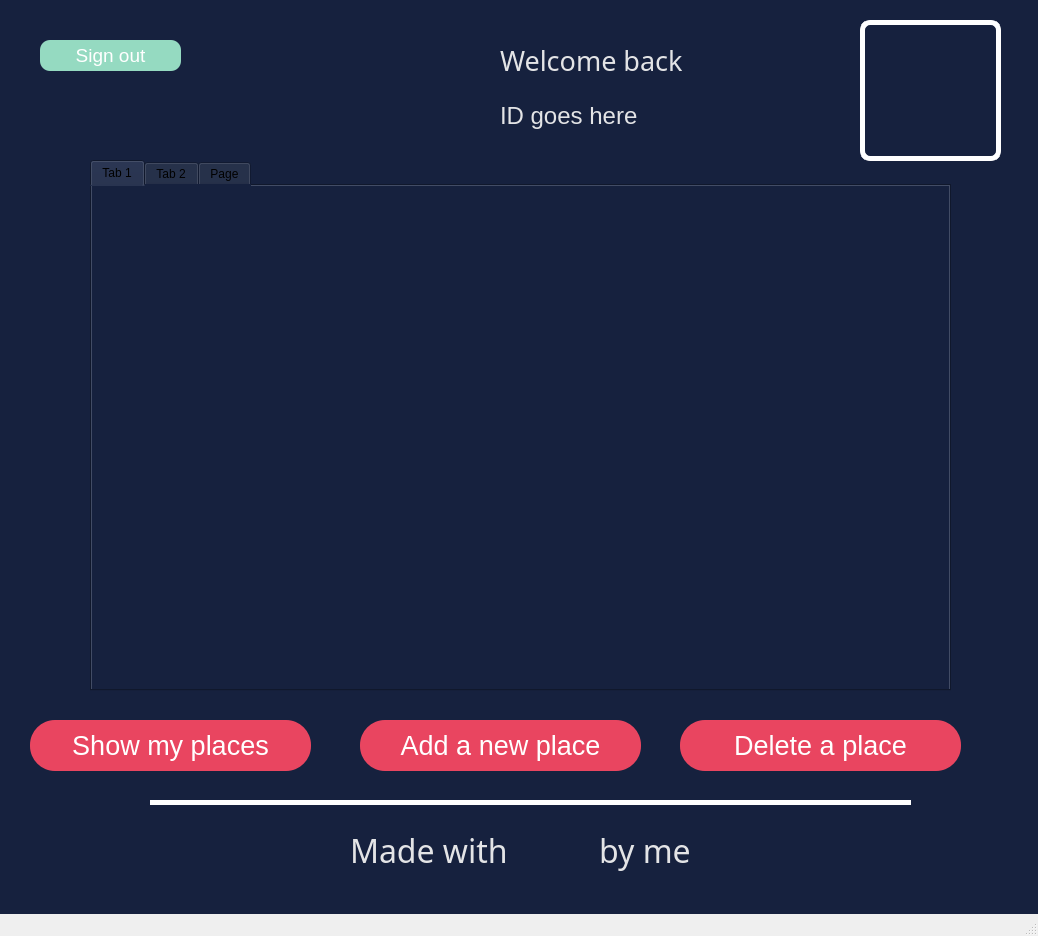
<?xml version="1.0" encoding="UTF-8"?>
<ui version="4.0">
 <class>MainWindow</class>
 <widget class="QMainWindow" name="MainWindow">
  <property name="geometry">
   <rect>
    <x>0</x>
    <y>0</y>
    <width>1038</width>
    <height>936</height>
   </rect>
  </property>
  <property name="windowTitle">
   <string>MainWindow</string>
  </property>
  <widget class="QWidget" name="centralwidget">
   <property name="styleSheet">
    <string notr="true">background-color:#16213E;
</string>
   </property>
   <widget class="QLabel" name="img">
    <property name="geometry">
     <rect>
      <x>860</x>
      <y>20</y>
      <width>141</width>
      <height>141</height>
     </rect>
    </property>
    <property name="styleSheet">
     <string notr="true">border-radius:10px;border:5px solid white;</string>
    </property>
    <property name="text">
     <string/>
    </property>
    <property name="pixmap">
     <pixmap>Images/person.png</pixmap>
    </property>
    <property name="scaledContents">
     <bool>true</bool>
    </property>
   </widget>
   <widget class="QLabel" name="username">
    <property name="geometry">
     <rect>
      <x>500</x>
      <y>40</y>
      <width>321</width>
      <height>41</height>
     </rect>
    </property>
    <property name="font">
     <font>
      <family>Rockwell</family>
      <pointsize>20</pointsize>
      <weight>50</weight>
      <bold>false</bold>
     </font>
    </property>
    <property name="styleSheet">
     <string notr="true">color:#f0f0f0f0;
background-color:none;

</string>
    </property>
    <property name="text">
     <string>Welcome back</string>
    </property>
    <property name="scaledContents">
     <bool>true</bool>
    </property>
    <property name="openExternalLinks">
     <bool>true</bool>
    </property>
   </widget>
   <widget class="QLabel" name="userId">
    <property name="geometry">
     <rect>
      <x>500</x>
      <y>100</y>
      <width>311</width>
      <height>31</height>
     </rect>
    </property>
    <property name="font">
     <font>
      <pointsize>18</pointsize>
      <weight>50</weight>
      <bold>false</bold>
     </font>
    </property>
    <property name="styleSheet">
     <string notr="true">color:#f0f0f0f0;
background-color:none;</string>
    </property>
    <property name="text">
     <string>ID goes here</string>
    </property>
   </widget>
   <widget class="QPushButton" name="addBtn">
    <property name="geometry">
     <rect>
      <x>360</x>
      <y>720</y>
      <width>281</width>
      <height>51</height>
     </rect>
    </property>
    <property name="font">
     <font>
      <pointsize>20</pointsize>
     </font>
    </property>
    <property name="focusPolicy">
     <enum>Qt::NoFocus</enum>
    </property>
    <property name="styleSheet">
     <string notr="true">
QPushButton{

background-color:#E94560;
color:white;
border-radius:25px;

}

QPushButton:hover{
border:5px solid white;
}
QPushButton:pressed{
padding-left:5px;
padding-top:5px;
}



</string>
    </property>
    <property name="text">
     <string>Add a new place</string>
    </property>
   </widget>
   <widget class="Line" name="line">
    <property name="geometry">
     <rect>
      <x>150</x>
      <y>800</y>
      <width>761</width>
      <height>5</height>
     </rect>
    </property>
    <property name="styleSheet">
     <string notr="true">background-color:white;

color:white;</string>
    </property>
    <property name="frameShadow">
     <enum>QFrame::Plain</enum>
    </property>
    <property name="lineWidth">
     <number>1</number>
    </property>
    <property name="midLineWidth">
     <number>0</number>
    </property>
    <property name="orientation">
     <enum>Qt::Horizontal</enum>
    </property>
   </widget>
   <widget class="QLabel" name="username_2">
    <property name="geometry">
     <rect>
      <x>350</x>
      <y>830</y>
      <width>391</width>
      <height>41</height>
     </rect>
    </property>
    <property name="font">
     <font>
      <family>Rockwell</family>
      <pointsize>24</pointsize>
      <weight>50</weight>
      <bold>false</bold>
     </font>
    </property>
    <property name="styleSheet">
     <string notr="true">color:#f0f0f0f0;
background-color:none;</string>
    </property>
    <property name="text">
     <string>Made with           by me</string>
    </property>
    <property name="scaledContents">
     <bool>true</bool>
    </property>
    <property name="openExternalLinks">
     <bool>true</bool>
    </property>
   </widget>
   <widget class="QLabel" name="label_3">
    <property name="geometry">
     <rect>
      <x>520</x>
      <y>830</y>
      <width>50</width>
      <height>50</height>
     </rect>
    </property>
    <property name="text">
     <string/>
    </property>
    <property name="pixmap">
     <pixmap>Images/heart.png</pixmap>
    </property>
    <property name="scaledContents">
     <bool>true</bool>
    </property>
   </widget>
   <widget class="QPushButton" name="signoutBtn">
    <property name="geometry">
     <rect>
      <x>40</x>
      <y>40</y>
      <width>141</width>
      <height>31</height>
     </rect>
    </property>
    <property name="font">
     <font>
      <pointsize>14</pointsize>
      <weight>50</weight>
      <italic>false</italic>
      <bold>false</bold>
     </font>
    </property>
    <property name="styleSheet">
     <string notr="true">
QPushButton{
background-color:#95DAC1;
color:white;
border-radius:10px;
}


QPushButton:hover{
border:2px solid white;
}

QPushButton:pressed{
padding-left:5px;
padding-top:5px;
}</string>
    </property>
    <property name="text">
     <string>Sign out</string>
    </property>
   </widget>
   <widget class="QPushButton" name="showBtn">
    <property name="geometry">
     <rect>
      <x>30</x>
      <y>720</y>
      <width>281</width>
      <height>51</height>
     </rect>
    </property>
    <property name="font">
     <font>
      <pointsize>20</pointsize>
     </font>
    </property>
    <property name="focusPolicy">
     <enum>Qt::NoFocus</enum>
    </property>
    <property name="styleSheet">
     <string notr="true">
QPushButton{

background-color:#E94560;
color:white;
border-radius:25px;

}

QPushButton:hover{
border:5px solid white;
}
QPushButton:pressed{
padding-left:5px;
padding-top:5px;
}



</string>
    </property>
    <property name="text">
     <string>Show my places</string>
    </property>
   </widget>
   <widget class="QPushButton" name="deleteBtn">
    <property name="geometry">
     <rect>
      <x>680</x>
      <y>720</y>
      <width>281</width>
      <height>51</height>
     </rect>
    </property>
    <property name="font">
     <font>
      <pointsize>20</pointsize>
     </font>
    </property>
    <property name="focusPolicy">
     <enum>Qt::NoFocus</enum>
    </property>
    <property name="styleSheet">
     <string notr="true">
QPushButton{

background-color:#E94560;
color:white;
border-radius:25px;

}

QPushButton:hover{
border:5px solid white;
}
QPushButton:pressed{
padding-left:5px;
padding-top:5px;
}



</string>
    </property>
    <property name="text">
     <string>Delete a place</string>
    </property>
   </widget>
   <widget class="QTabWidget" name="tabWidget">
    <property name="geometry">
     <rect>
      <x>90</x>
      <y>160</y>
      <width>861</width>
      <height>531</height>
     </rect>
    </property>
    <property name="styleSheet">
     <string notr="true">/*background-color:#F2F7A1;</string>
    </property>
    <property name="currentIndex">
     <number>0</number>
    </property>
    <widget class="QWidget" name="mapTab">
     <attribute name="title">
      <string>Tab 1</string>
     </attribute>
     <widget class="QWidget" name="verticalLayoutWidget">
      <property name="geometry">
       <rect>
        <x>0</x>
        <y>0</y>
        <width>861</width>
        <height>511</height>
       </rect>
      </property>
      <layout class="QVBoxLayout" name="verticalLayout_2"/>
     </widget>
    </widget>
    <widget class="QWidget" name="addTab">
     <property name="styleSheet">
      <string notr="true">background-color:#F2F7A1;</string>
     </property>
     <attribute name="title">
      <string>Tab 2</string>
     </attribute>
     <widget class="QLineEdit" name="latField">
      <property name="geometry">
       <rect>
        <x>200</x>
        <y>170</y>
        <width>141</width>
        <height>41</height>
       </rect>
      </property>
      <property name="font">
       <font>
        <pointsize>14</pointsize>
       </font>
      </property>
      <property name="styleSheet">
       <string notr="true">QLineEdit{

background-color:white;
border-radius:10px;
padding-left:10px;
border:2px solid black;

}

QLineEdit:hover{
border:2px solid #E94560;
}
QLineEdit:focus{
border:2px solid #E94560;
}</string>
      </property>
      <property name="text">
       <string/>
      </property>
      <property name="placeholderText">
       <string>Latitude</string>
      </property>
     </widget>
     <widget class="QLineEdit" name="countryField">
      <property name="geometry">
       <rect>
        <x>200</x>
        <y>20</y>
        <width>311</width>
        <height>41</height>
       </rect>
      </property>
      <property name="font">
       <font>
        <pointsize>14</pointsize>
       </font>
      </property>
      <property name="styleSheet">
       <string notr="true">QLineEdit{

background-color:white;
border-radius:10px;
padding-left:10px;
border:2px solid black;
}
QLineEdit:hover{
border:2px solid #E94560;
}
QLineEdit:focus{
border:2px solid #E94560;
}



</string>
      </property>
      <property name="text">
       <string/>
      </property>
      <property name="placeholderText">
       <string>country</string>
      </property>
     </widget>
     <widget class="QPlainTextEdit" name="descriptionField">
      <property name="geometry">
       <rect>
        <x>200</x>
        <y>240</y>
        <width>311</width>
        <height>151</height>
       </rect>
      </property>
      <property name="font">
       <font>
        <pointsize>14</pointsize>
        <weight>50</weight>
        <bold>false</bold>
       </font>
      </property>
      <property name="styleSheet">
       <string notr="true">QPlainTextEdit{

background-color:white;
border-radius:10px;
padding-left:10px;
padding-top:10px;
border:2px solid black;

}

QPlainTextEdit:hover{
border:2px solid #E94560;
}
QPlainTextEdit:focus{
border:2px solid #E94560;
}</string>
      </property>
      <property name="placeholderText">
       <string>what have you done there :)</string>
      </property>
     </widget>
     <widget class="QPushButton" name="addToFavBtn">
      <property name="geometry">
       <rect>
        <x>280</x>
        <y>420</y>
        <width>311</width>
        <height>51</height>
       </rect>
      </property>
      <property name="font">
       <font>
        <pointsize>23</pointsize>
       </font>
      </property>
      <property name="focusPolicy">
       <enum>Qt::NoFocus</enum>
      </property>
      <property name="styleSheet">
       <string notr="true">
QPushButton{

background-color:#E94560;
color:white;
border-radius:25px;

}

QPushButton:hover{
border:5px solid white;
}
QPushButton:pressed{
padding-left:5px;
padding-top:5px;
}




</string>
      </property>
      <property name="text">
       <string>Add it to my Fav</string>
      </property>
     </widget>
     <widget class="QLineEdit" name="cityField">
      <property name="geometry">
       <rect>
        <x>200</x>
        <y>100</y>
        <width>311</width>
        <height>41</height>
       </rect>
      </property>
      <property name="font">
       <font>
        <pointsize>14</pointsize>
       </font>
      </property>
      <property name="styleSheet">
       <string notr="true">QLineEdit{

background-color:white;
border-radius:10px;
padding-left:10px;
border:2px solid black;

}

QLineEdit:hover{
border:2px solid #E94560;
}
QLineEdit:focus{
border:2px solid #E94560;
}</string>
      </property>
      <property name="text">
       <string/>
      </property>
      <property name="placeholderText">
       <string>city</string>
      </property>
     </widget>
     <widget class="QPushButton" name="addSouvenirImgBtn">
      <property name="geometry">
       <rect>
        <x>540</x>
        <y>200</y>
        <width>161</width>
        <height>31</height>
       </rect>
      </property>
      <property name="font">
       <font>
        <pointsize>10</pointsize>
        <weight>75</weight>
        <italic>false</italic>
        <bold>true</bold>
       </font>
      </property>
      <property name="styleSheet">
       <string notr="true">
QPushButton{
background-color:#95DAC1;
color:white;
border-radius:8px;
}

QPushButton:hover{
border:3px solid white;
}
QPushButton:pressed{
padding-left:5px;
padding-top:5px;
}
</string>
      </property>
      <property name="text">
       <string>Add a souvenir photo</string>
      </property>
     </widget>
     <widget class="QLabel" name="imgSouvenir">
      <property name="geometry">
       <rect>
        <x>530</x>
        <y>20</y>
        <width>171</width>
        <height>171</height>
       </rect>
      </property>
      <property name="styleSheet">
       <string notr="true">border-radius:15px;border:10px solid white;</string>
      </property>
      <property name="text">
       <string/>
      </property>
      <property name="pixmap">
       <pixmap>Images/havıngFun.jpg</pixmap>
      </property>
      <property name="scaledContents">
       <bool>true</bool>
      </property>
     </widget>
     <widget class="QLineEdit" name="lngField">
      <property name="geometry">
       <rect>
        <x>360</x>
        <y>170</y>
        <width>151</width>
        <height>41</height>
       </rect>
      </property>
      <property name="font">
       <font>
        <pointsize>14</pointsize>
       </font>
      </property>
      <property name="styleSheet">
       <string notr="true">QLineEdit{

background-color:white;
border-radius:10px;
padding-left:10px;
border:2px solid black;

}

QLineEdit:hover{
border:2px solid #E94560;
}
QLineEdit:focus{
border:2px solid #E94560;
}</string>
      </property>
      <property name="text">
       <string/>
      </property>
      <property name="placeholderText">
       <string>Longitude</string>
      </property>
     </widget>
    </widget>
    <widget class="QWidget" name="removeTab">
     <property name="styleSheet">
      <string notr="true">background-color:#F2F7A1;</string>
     </property>
     <attribute name="title">
      <string>Page</string>
     </attribute>
     <widget class="QTableWidget" name="tableWidget">
      <property name="geometry">
       <rect>
        <x>0</x>
        <y>0</y>
        <width>861</width>
        <height>431</height>
       </rect>
      </property>
      <property name="styleSheet">
       <string notr="true">border:none;</string>
      </property>
      <column>
       <property name="text">
        <string>ID</string>
       </property>
      </column>
      <column>
       <property name="text">
        <string>Country</string>
       </property>
      </column>
      <column>
       <property name="text">
        <string>City</string>
       </property>
      </column>
      <column>
       <property name="text">
        <string>Description</string>
       </property>
      </column>
     </widget>
     <widget class="QPushButton" name="deleteItem">
      <property name="geometry">
       <rect>
        <x>370</x>
        <y>440</y>
        <width>171</width>
        <height>51</height>
       </rect>
      </property>
      <property name="font">
       <font>
        <pointsize>20</pointsize>
       </font>
      </property>
      <property name="focusPolicy">
       <enum>Qt::NoFocus</enum>
      </property>
      <property name="styleSheet">
       <string notr="true">
QPushButton{

background-color:#E94560;
color:white;
border-radius:25px;

}

QPushButton:hover{
border:5px solid white;
}
QPushButton:pressed{
padding-left:5px;
padding-top:5px;
}



</string>
      </property>
      <property name="text">
       <string>Delete</string>
      </property>
     </widget>
    </widget>
   </widget>
  </widget>
  <widget class="QMenuBar" name="menubar">
   <property name="geometry">
    <rect>
     <x>0</x>
     <y>0</y>
     <width>1038</width>
     <height>21</height>
    </rect>
   </property>
  </widget>
  <widget class="QStatusBar" name="statusbar"/>
 </widget>
 <resources/>
 <connections/>
</ui>
